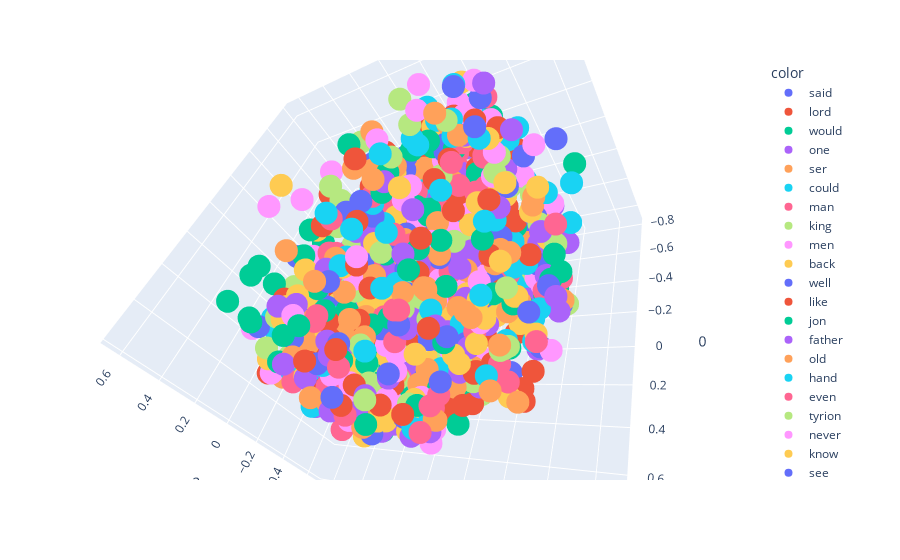

Source (notebook cell):
### Code cell
import plotly.express as px
fig = px.scatter_3d(X[:1000],x=0,y=1,z=2, color=y[:1000])
fig.show()
